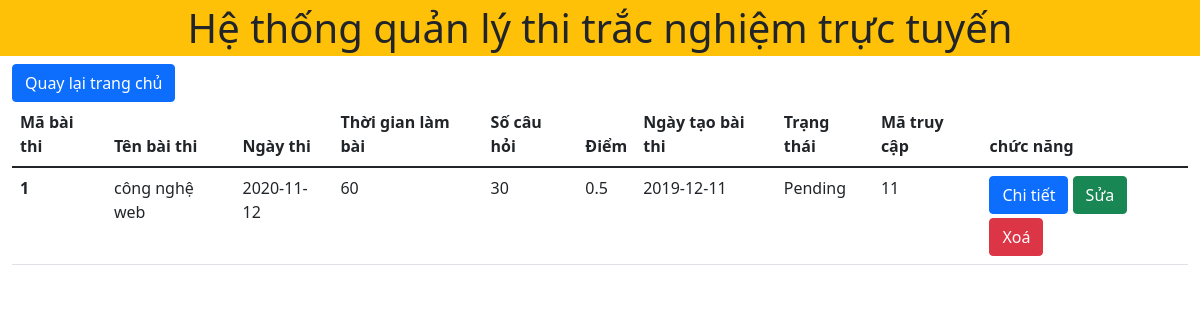
Screenshot of /detail.php?id=1 with the database file from the repository.
### tables this page shows
CREATE TABLE `exams` (
  `id` int(11) NOT NULL,
  `exam_title` varchar(50) NOT NULL,
  `exam_datetime` date NOT NULL,
  `duration` int(10) NOT NULL,
  `total_question` int(10) NOT NULL,
  `marks_per_right_answer` float NOT NULL,
  `created_on` date NOT NULL,
  `status` varchar(11) NOT NULL,
  `exam_code` int(10) NOT NULL
);

### detail.php (the view, shortened to what this page needs)
<?php
include './header.php';
$idd = $_GET['id'];
?>
<a href="index.php" class="btn btn-primary">Quay lại trang chủ</a>
<table class="table table-ronsponsive">
<thead>
        <tr>
            <th scope="col">Mã bài thi</th>
            <th scope="col">Tên bài thi</th>
            <th scope="col"> Ngày thi</th>
            <th scope="col">Thời gian làm bài</th>
            <th scope="col"> Số câu hỏi</th>
            <th scope="col">Điểm</th>
            <th scope="col">Ngày tạo bài thi</th>
            <th scope="col">Trạng thái</th>
            <th scope="col">Mã truy cập</th>
            <th class='col' scope="col">chức năng</th>
        </tr>
    </thead>
    <tbody>
         <?php
         include './config.php';
         $sql= "SELECT * FROM `exams`WHERE id = '$idd' ";
        $result=mysqli_query($conn,$sql);
        if(mysqli_num_rows($result)>0){
            while($row= mysqli_fetch_assoc($result)){
                echo "<tr>";
                echo '<th scopy = "row">'.$row['id'].'</th>';
                echo '<td>' . $row['exam_title'] . '</td>';
                echo '<td>' . $row['exam_datetime'] . '</td>';
                echo '<td>' . $row['duration'] . '</td>';
                echo '<td>' . $row['total_question'] . '</td>';
                echo '<td>' . $row['marks_per_right_answer'] . '</td>';
                echo '<td>' . $row['created_on'] . '</td>';
                echo '<td>' . $row['status'] . '</td>';
                echo '<td>' . $row['exam_code'] . '</td>';
                echo '<td>
                <a href="./detail.php?id=' . $row['id'] . '" class="btn btn-primary">Chi tiết</a>
                <a href="process/edit.php?id=' . $row['id'] . '" class="btn btn-success">Sửa</a>
                <a href="process/delete.php?id=' . $row['id'] . '" class="btn btn-danger mt-1">Xoá</a>
                </td>';
                echo "</tr>";
            }
        }
        ?>
    </tbody>
</table>
<?php include './footer.php' ?>

### rows the page displays
exams: id "1", exam_title "công nghệ web", exam_datetime "2020-11-12", duration "60", total_question "30", marks_per_right_answer "0.5", created_on "2019-12-11", status "Pending", exam_code "11"
